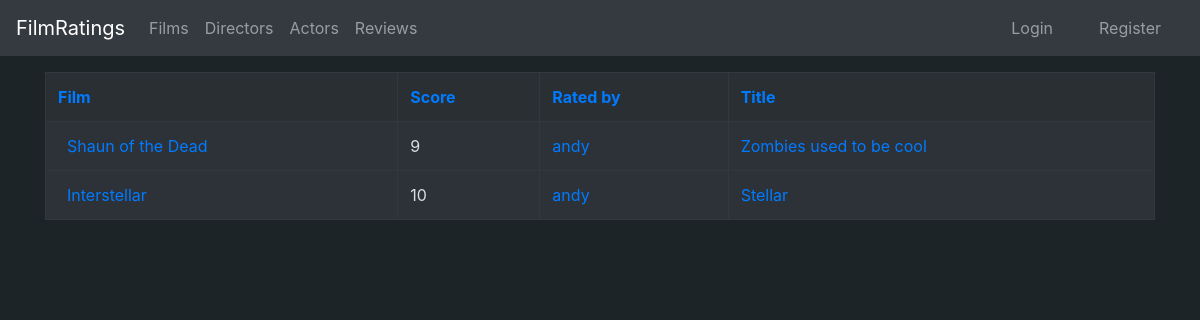
The app's page /ratings/reviews with its own data.
### application/ratings/models.py (models this page shows, shortened)
class Rating(db.Model):
    user_id = db.Column(db.Integer, db.ForeignKey('account.id'), nullable=False, primary_key=True)
    film_id = db.Column(db.Integer, db.ForeignKey('film.id'), nullable=False, primary_key=True)
    date_created = db.Column(db.DateTime, default=db.func.current_timestamp())
    date_modified = db.Column(db.DateTime, default=db.func.current_timestamp(),
        onupdate=db.func.current_timestamp())
    score = db.Column(db.Integer, nullable=False)
    title = db.Column(db.String(100), nullable=True)
    review = db.Column(db.String(10000), nullable=True)
    @staticmethod
    def reviews():
        stmt = text("SELECT Film.name, Film.id, Account.username, Account.id, rating.score, rating.title FROM Rating, Account, Film"
        " WHERE length(Rating.review) > 0 AND Rating.user_id = Account.id AND Rating.film_id = Film.id")
        res = db.engine.execute(stmt)
        reviews= []
        for row in res:
            reviews.append([row[0], row[1], row[2], row[3], row[4], row[5]])
        return reviews

### application/films/models.py (models this page shows, shortened)
class Film(Base):
    name = db.Column(db.String(400), nullable=False)
    description = db.Column(db.String(1200), nullable=True)
    year = db.Column(db.Integer, nullable=True)
    director_id = db.Column(db.Integer, db.ForeignKey('director.id'), nullable = True)
    poster = db.Column(db.String(400), nullable=True)
    actors = db.relationship("FilmActor", cascade="all, delete-orphan")
    ratings = db.relationship("Rating", cascade="all, delete-orphan")

### application/auth/models.py (models this page shows, shortened)
class User(Base):
    __tablename__ = "account"
    name= db.Column(db.String(144), nullable=False)
    username = db.Column(db.String(144), nullable=False)
    password = db.Column(db.String(144), nullable=False)
    urole = db.Column(db.String(80), nullable = False)
    bio = db.Column(db.String(1200), nullable = True)
    ratings = db.relationship("Rating", cascade="all, delete-orphan")

### application/ratings/views.py (the view)
@app.route("/ratings/reviews", methods=["GET"])
def reviews_index():
    reviews = Rating.reviews()
    return render_template("ratings/reviewlist.html", reviews = reviews, sortby = None, desc = None)

### application/templates/ratings/reviewlist.html
{% extends "layout.html" %}
{% block body %}
    <table class="table table-bordered table-dark">
        <tr style="background-color:#292F33">
            <th>
                {% if sortby == 'film' and desc == False %}
                    <a href="{{url_for('reviews_sorted', sortby='filmdesc')}}">Film</a>
                {% else %}
                    <a href="{{url_for('reviews_sorted', sortby='film')}}">Film</a>
                {% endif %}
            </th>
            <th>
                {% if sortby == 'score' and desc == False %}
                    <a href="{{url_for('reviews_sorted', sortby='scoredesc')}}">Score</a>
                {% else %}
                    <a href="{{url_for('reviews_sorted', sortby='score')}}">Score</a>
                {% endif %}
            </th>
            <th>
                {% if sortby == 'user' and desc == False %}
                    <a href="{{url_for('reviews_sorted', sortby='userdesc')}}">Rated by</a>
                {% else %}
                    <a href="{{url_for('reviews_sorted', sortby='user')}}">Rated by</a>
                {% endif %}
            </th>
            <th>
                {% if sortby == 'review' and desc == False %}
                    <a href="{{url_for('reviews_sorted', sortby='reviewdesc')}}">Title</a>
                {% else %}
                    <a href="{{url_for('reviews_sorted', sortby='review')}}">Title</a>
                {% endif %}
            </th>
        </tr>
        {% for rating in reviews%}
        <tr style="background-color:#2c3238; color:#d9dee0">
            <td>
                <a href="{{ url_for('films_show', film_id=rating[1] )}}">{{rating[0]}}</a>
            </td>
            <td>{{rating[4]}}</td>
            <td>
                <a href="{{ url_for('user_profile', user_id=rating[3])}}"> {{rating[2]}}</a>
            </td>
            <td><a href="{{ url_for('ratings_show', film_id=rating[1], user_id = rating[3])}}">{{rating[5]}}</a></td>
        </tr>
        {% endfor %}
    </table>
{% endblock %}

### records on screen
Rating: name "Shaun of the Dead", score "9", username "andy", title "Zombies used to be cool"
Rating: name "Interstellar", score "10", username "andy", title "Stellar"
